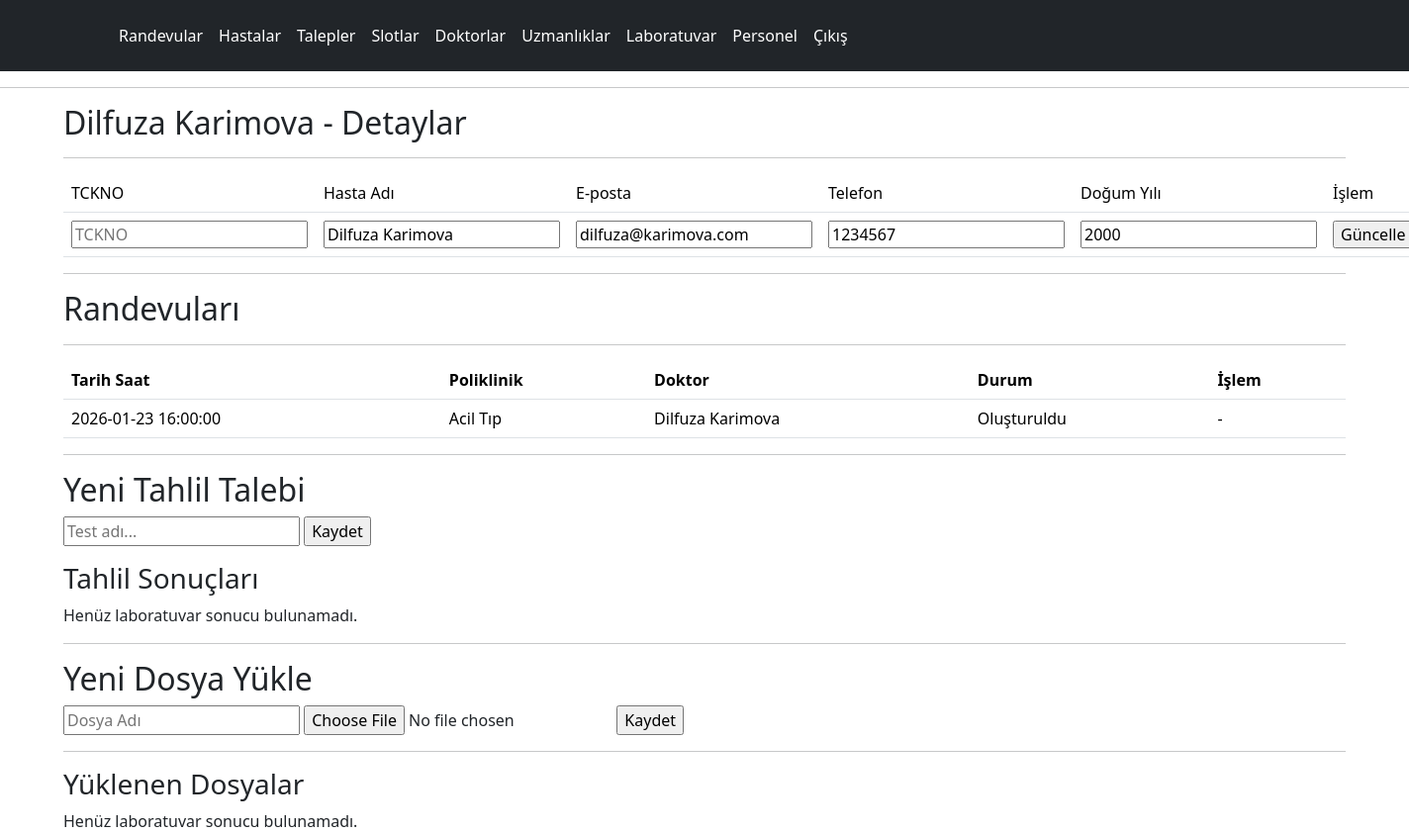
Screenshot of /php/panel/hasta.php?id=1 with the database file from the repository.
### tables this page shows
CREATE TABLE IF NOT EXISTS `patient` (
	`id`			INT NOT NULL PRIMARY KEY AUTO_INCREMENT,
	`tckno`			VARCHAR(11) NOT NULL,
	`name`			VARCHAR(50) NOT NULL,
	`email`			VARCHAR(100) NOT NULL,
	`password`		VARCHAR(50) NOT NULL,
	`phone`			VARCHAR(50) NULL,
	`birthyear`		INT NOT NULL,
	`address`		VARCHAR(100) NULL,
	`relative`		VARCHAR(100) NULL,
	`history`		VARCHAR(500) NULL,
	`createdtime`	TIMESTAMP NOT NULL DEFAULT CURRENT_TIMESTAMP(),
	UNIQUE (`email`),
	UNIQUE (`tckno`)
);

CREATE TABLE IF NOT EXISTS `appointment` (
	`id`			INT NOT NULL PRIMARY KEY AUTO_INCREMENT,
	`doctor`		INT NOT NULL,
	`patient`		INT NOT NULL,
	`timeslot`		DATETIME NOT NULL,
	`status`		TINYINT NOT NULL,
	`createdtime`	TIMESTAMP NOT NULL DEFAULT CURRENT_TIMESTAMP(),
	UNIQUE (`doctor`, `timeslot`),
	UNIQUE (`patient`, `timeslot`)
);

CREATE TABLE IF NOT EXISTS `specialization` (
	`id`			INT NOT NULL PRIMARY KEY AUTO_INCREMENT,
	`specialization`	VARCHAR(50) NOT NULL,	
	`description`	VARCHAR(200) NULL,
	`status`		TINYINT NOT NULL,
	`createdtime`	TIMESTAMP NOT NULL DEFAULT CURRENT_TIMESTAMP(),
	UNIQUE (`specialization`)
);

CREATE TABLE IF NOT EXISTS `doctor` (  
	`id`			INT NOT NULL PRIMARY KEY AUTO_INCREMENT,  
	`name`			VARCHAR(50) NOT NULL,  
	`specialization`	INT NOT NULL,
	`description`	VARCHAR(200) NULL,
	`phone`			VARCHAR(50) NULL,
	`profilephoto`	VARCHAR(200) NULL,
	`status`		TINYINT NOT NULL,
	`createdtime`	TIMESTAMP NOT NULL DEFAULT CURRENT_TIMESTAMP(),  
	UNIQUE (`name`)  
);

### php/panel/hasta.php (the view, shortened to what this page needs)
<?PHP
	require_once("../inc_config.php");
	$patientid = $_GET['id'];
	$patient = mysqli_fetch_assoc($mysqli->query("SELECT * FROM patient WHERE id='$patientid'"));
?>
<html>
	<head>
		<link href="https://cdn.jsdelivr.net/npm/bootstrap@5.3.8/dist/css/bootstrap.min.css" rel="stylesheet">
	</head>
	<body>
	<?PHP include("inc_header.php");?>
	<hr>
		<div class="container">
			<h2><?=$patient['name']?> - Detaylar</h2>
			<hr>
			<div class="col-md-12">
			<form action="actions.php" method="post">
				<table class="table">
				<tr>
					<td>TCKNO</td>
					<td>Hasta Adı</td>
					<td>E-posta</td>
					<td>Telefon</td>
					<td>Doğum Yılı</td>
					<td>İşlem</td>
				</tr>
					<tr>
					<td><input type="text" name="tckno" value="<?=$patient['tckno']?>" placeholder="TCKNO"></td>
					<td><input type="text" name="name" value="<?=$patient['name']?>" placeholder="Hasta Adı"></td>
					<td><input type="email" name="email" value="<?=$patient['email']?>" placeholder="E-posta"></td>
					<td><input type="tel" name="phone" value="<?=$patient['phone']?>" placeholder="Telefon"></td>
					<td><input type="number" name="birthyear" value="<?=$patient['birthyear']?>" placeholder="Doğum Yılı"></td>
					<td><input type="submit" value="Güncelle">
					</td>
					</tr>
				</table>	</form>
			</div>
			<hr>
			<h2>Randevuları</h2>
			<hr>
			<div class="col-md-12">
			<?PHP
				$query = "SELECT a.id, a.doctor, a.status, d.name as doctorname, a.timeslot, s.specialization
					FROM appointment a
					LEFT JOIN doctor d on d.id = a.doctor
					LEFT JOIN specialization s on s.id = d.specialization
					WHERE a.patient = '$patientid'
					ORDER BY a.timeslot DESC";
				$sql = $mysqli->query($query);
				if($sql->num_rows > 0){ ?>
				<table class="table">
					<thead>
						<tr>
							<th>Tarih Saat</th>
							<th>Poliklinik</th>
							<th>Doktor</th>
							<th>Durum</th>
							<th>İşlem</th>
						</tr>
					</thead>
					<tbody>
					<?PHP
					while($row = mysqli_fetch_assoc($sql)){
						?>
						<tr>
							<td><?=$row['timeslot']?></td>
							<td><?=$row['specialization']?></td>
							<td><?=$row['doctorname']?></td>
							<td><?=$row['status']?"Oluşturuldu":"İptal Edildi"?></td>
							<?PHP if($row['status'] == "0"){
							?>
							<td><form action="actions.php" method="post"><input type="hidden" name="id" value="<?=$row['id']?>"><input type="hidden" name="action" value="deleteappointment"><input type="submit" value="İptal Et"></form></td>
							<?PHP }else{?>
								<td>-</td>
							<?PHP }?>
						</tr>
						<?PHP } ?>
					</tbody>
				</table>
				<?PHP }else{ echo "Henüz randevu bulunamadı."; }
			?>
			</div>
			<hr>
			<div class="col-md-12">
				<h2>Yeni Tahlil Talebi</h2>
				<form action="actions.php" method="post">
					<input type="text" name="test" value="" placeholder="Test adı...">
					<input type="submit" value="Kaydet">
				</form>
				<h3>Tahlil Sonuçları</h3>
				<?PHP
					$sql = $mysqli->query("SELECT * FROM laboratory_tests WHERE patient='$patientid'");
					if($sql->num_rows > 0){ ?>
					<table class="table">
						<thead>
							<tr>
								<th>Test</th>
								<th>Sonuç</th>
								<th>Durum</th>
								<th>İşlem</th>
							</tr>
						</thead>
						<tbody>
							<?PHP
							while($row = mysqli_fetch_assoc($sql)){?>
								<tr>
									<td><?=$row['test']?></td>
									<td><?=$row['result']?></td>
									<td><?=$row['status']?"Tamamlandı":"Bekliyor"?></td>
									<?PHP if($row['status']=="0"){?>
									<td>
										<form action='actions.php' method='post'>
											<input type='hidden' name='id' value='<?=$row['id']?>'>
											<input type='hidden' name='patient' value='<?=$patientid?>'>
											<input type='hidden' name='action' value='deletetest'>
											<input type='submit' value='Sil'>
										</form>
									</td>
									<?PHP }else{?>
										<td>-</td>
									<?PHP }?>
								</tr>
							<?PHP } ?>
						</tbody>
					</table>
					<?PHP }else{
						echo "Henüz laboratuvar sonucu bulunamadı.";
					}
				?>
			</div>
			<hr>
			<div class="col-md-12">
				<h2>Yeni Dosya Yükle</h2>
				<form action="actions.php" method="post" enctype="multipart/form-data">
					<input type="text" name="title" placeholder="Dosya Adı" required>
					<input type="file" name="file" required>
					<input type="submit" value="Kaydet">
				</form>
				<hr>
				<h3>Yüklenen Dosyalar</h3>
				<?PHP
					$sql = $mysqli->query("SELECT * FROM uploads WHERE patient='$patientid'");
					if($sql->num_rows > 0){ ?>
					<table class="table">
						<thead>
							<tr>
								<th>Tarih</th>
								<th>Dosyalar</th>
							</tr>
						</thead>
						<tbody>
							<?PHP
							while($row = mysqli_fetch_assoc($sql)){?>
								<tr>
									<td><?=$row['createdtime']?></td>
									<td><a href="../uploads/<?=$row['fileurl']?>" target="_blank"><?=$row['title'];?></a></td>
								</tr>
							<?PHP } ?>
						</tbody>
					</table>
					<?PHP }else{
						echo "Henüz laboratuvar sonucu bulunamadı.";
					}
				?>
			</div>
		</div>
	</body>
</html>

### rows the page displays
patient: name "Dilfuza Karimova", email "dilfuza@karimova.com", phone "1234567", birthyear "2000"
appointment: timeslot "2026-01-23 16:00:00", specialization.specialization "Acil Tıp", doctor.name "Dilfuza Karimova", status "Oluşturuldu"
